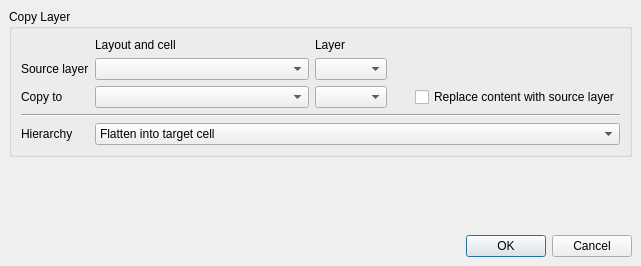
<ui version="4.0" >
 <class>DuplicateLayerDialog</class>
 <widget class="QDialog" name="DuplicateLayerDialog" >
  <property name="geometry" >
   <rect>
    <x>0</x>
    <y>0</y>
    <width>641</width>
    <height>266</height>
   </rect>
  </property>
  <property name="windowTitle" >
   <string>Copy Layer</string>
  </property>
  <layout class="QVBoxLayout" >
   <property name="margin" >
    <number>9</number>
   </property>
   <property name="spacing" >
    <number>6</number>
   </property>
   <item>
    <widget class="QGroupBox" name="groupBox" >
     <property name="title" >
      <string>Copy Layer</string>
     </property>
     <layout class="QGridLayout" >
      <property name="margin" >
       <number>9</number>
      </property>
      <property name="spacing" >
       <number>6</number>
      </property>
      <item row="3" column="0" colspan="6" >
       <widget class="Line" name="line_2" >
        <property name="orientation" >
         <enum>Qt::Horizontal</enum>
        </property>
       </widget>
      </item>
      <item row="2" column="2" >
       <widget class="lay::CellViewSelectionComboBox" name="cvr_cbx" >
        <property name="sizePolicy" >
         <sizepolicy>
          <hsizetype>5</hsizetype>
          <vsizetype>0</vsizetype>
          <horstretch>1</horstretch>
          <verstretch>0</verstretch>
         </sizepolicy>
        </property>
       </widget>
      </item>
      <item row="1" column="2" >
       <widget class="lay::CellViewSelectionComboBox" name="cv_cbx" >
        <property name="sizePolicy" >
         <sizepolicy>
          <hsizetype>5</hsizetype>
          <vsizetype>0</vsizetype>
          <horstretch>1</horstretch>
          <verstretch>0</verstretch>
         </sizepolicy>
        </property>
       </widget>
      </item>
      <item row="2" column="0" colspan="2" >
       <widget class="QLabel" name="label_3" >
        <property name="text" >
         <string>Copy to</string>
        </property>
       </widget>
      </item>
      <item row="1" column="0" colspan="2" >
       <widget class="QLabel" name="label" >
        <property name="text" >
         <string>Source layer</string>
        </property>
       </widget>
      </item>
      <item row="0" column="3" >
       <widget class="QLabel" name="label_6" >
        <property name="text" >
         <string>Layer</string>
        </property>
       </widget>
      </item>
      <item row="1" column="4" colspan="2" >
       <spacer>
        <property name="orientation" >
         <enum>Qt::Horizontal</enum>
        </property>
        <property name="sizeHint" >
         <size>
          <width>40</width>
          <height>20</height>
         </size>
        </property>
       </spacer>
      </item>
      <item row="1" column="3" >
       <widget class="lay::LayerSelectionComboBox" name="layer_cbx" />
      </item>
      <item row="2" column="3" >
       <widget class="lay::LayerSelectionComboBox" name="layerr_cbx" />
      </item>
      <item row="0" column="2" >
       <widget class="QLabel" name="label_5" >
        <property name="text" >
         <string>Layout and cell</string>
        </property>
       </widget>
      </item>
      <item row="2" column="5" >
       <widget class="QCheckBox" name="clear_cb" >
        <property name="text" >
         <string>Replace content with source layer</string>
        </property>
       </widget>
      </item>
      <item row="2" column="4" >
       <spacer>
        <property name="orientation" >
         <enum>Qt::Horizontal</enum>
        </property>
        <property name="sizeType" >
         <enum>QSizePolicy::Fixed</enum>
        </property>
        <property name="sizeHint" >
         <size>
          <width>16</width>
          <height>20</height>
         </size>
        </property>
       </spacer>
      </item>
      <item row="4" column="2" colspan="4" >
       <widget class="QComboBox" name="hier_mode_cbx" >
        <item>
         <property name="text" >
          <string>Flatten into target cell</string>
         </property>
        </item>
        <item>
         <property name="text" >
          <string>Top cell only</string>
         </property>
        </item>
        <item>
         <property name="text" >
          <string>Cell by cell below the current cell</string>
         </property>
        </item>
       </widget>
      </item>
      <item row="4" column="0" colspan="2" >
       <widget class="QLabel" name="label_7" >
        <property name="text" >
         <string>Hierarchy</string>
        </property>
       </widget>
      </item>
     </layout>
    </widget>
   </item>
   <item>
    <spacer>
     <property name="orientation" >
      <enum>Qt::Vertical</enum>
     </property>
     <property name="sizeHint" >
      <size>
       <width>623</width>
       <height>51</height>
      </size>
     </property>
    </spacer>
   </item>
   <item>
    <widget class="QDialogButtonBox" name="buttonBox" >
     <property name="orientation" >
      <enum>Qt::Horizontal</enum>
     </property>
     <property name="standardButtons" >
      <set>QDialogButtonBox::Cancel|QDialogButtonBox::NoButton|QDialogButtonBox::Ok</set>
     </property>
    </widget>
   </item>
  </layout>
 </widget>
 <customwidgets>
  <customwidget>
   <class>lay::CellViewSelectionComboBox</class>
   <extends>QComboBox</extends>
   <header>layWidgets.h</header>
  </customwidget>
  <customwidget>
   <class>lay::LayerSelectionComboBox</class>
   <extends>QComboBox</extends>
   <header>layWidgets.h</header>
  </customwidget>
 </customwidgets>
 <resources/>
 <connections>
  <connection>
   <sender>buttonBox</sender>
   <signal>accepted()</signal>
   <receiver>DuplicateLayerDialog</receiver>
   <slot>accept()</slot>
   <hints>
    <hint type="sourcelabel" >
     <x>248</x>
     <y>254</y>
    </hint>
    <hint type="destinationlabel" >
     <x>157</x>
     <y>274</y>
    </hint>
   </hints>
  </connection>
  <connection>
   <sender>buttonBox</sender>
   <signal>rejected()</signal>
   <receiver>DuplicateLayerDialog</receiver>
   <slot>reject()</slot>
   <hints>
    <hint type="sourcelabel" >
     <x>316</x>
     <y>260</y>
    </hint>
    <hint type="destinationlabel" >
     <x>286</x>
     <y>274</y>
    </hint>
   </hints>
  </connection>
 </connections>
</ui>
